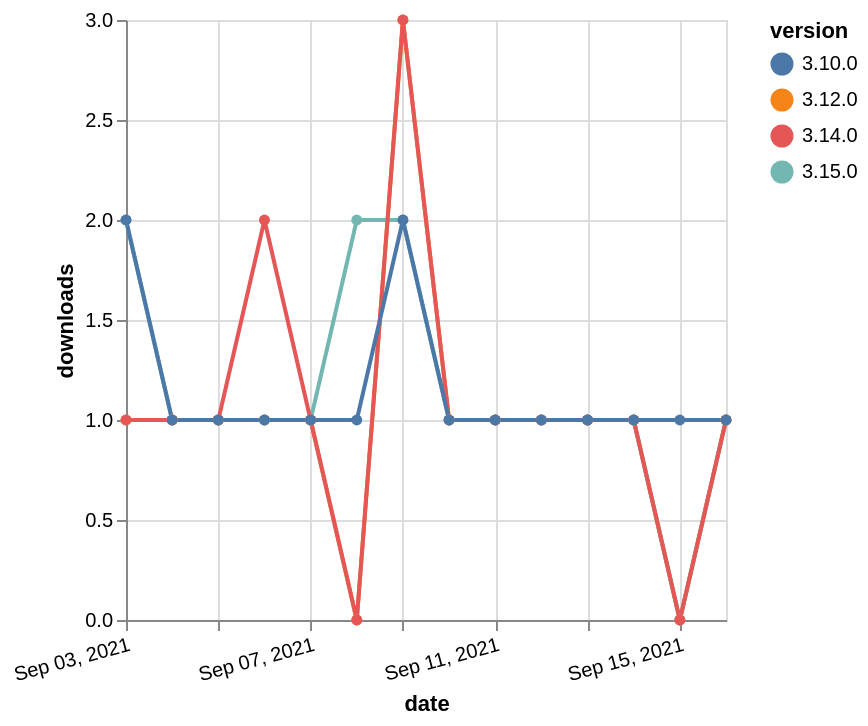

Source (Vega-Lite JSON):
### Vega-Lite specification from a JSON file in a GitHub repository (floating-point values rounded to 4 significant figures)
{"$schema": "https://vega.github.io/schema/vega-lite/v5.json", "description": "A simple bar chart with embedded data.", "data": {"values": [{"date": "2021-09-03", "total": 239, "delta": 1, "version": "3.12.0"}, {"date": "2021-09-04", "total": 240, "delta": 1, "version": "3.12.0"}, {"date": "2021-09-05", "total": 241, "delta": 1, "version": "3.12.0"}, {"date": "2021-09-06", "total": 242, "delta": 1, "version": "3.12.0"}, {"date": "2021-09-07", "total": 243, "delta": 1, "version": "3.12.0"}, {"date": "2021-09-08", "total": 243, "delta": 0, "version": "3.12.0"}, {"date": "2021-09-09", "total": 246, "delta": 3, "version": "3.12.0"}, {"date": "2021-09-10", "total": 247, "delta": 1, "version": "3.12.0"}, {"date": "2021-09-11", "total": 248, "delta": 1, "version": "3.12.0"}, {"date": "2021-09-12", "total": 249, "delta": 1, "version": "3.12.0"}, {"date": "2021-09-13", "total": 250, "delta": 1, "version": "3.12.0"}, {"date": "2021-09-14", "total": 251, "delta": 1, "version": "3.12.0"}, {"date": "2021-09-15", "total": 251, "delta": 0, "version": "3.12.0"}, {"date": "2021-09-16", "total": 252, "delta": 1, "version": "3.12.0"}, {"date": "2021-09-03", "total": 193, "delta": 2, "version": "3.15.0"}, {"date": "2021-09-04", "total": 194, "delta": 1, "version": "3.15.0"}, {"date": "2021-09-05", "total": 195, "delta": 1, "version": "3.15.0"}, {"date": "2021-09-06", "total": 196, "delta": 1, "version": "3.15.0"}, {"date": "2021-09-07", "total": 197, "delta": 1, "version": "3.15.0"}, {"date": "2021-09-08", "total": 199, "delta": 2, "version": "3.15.0"}, {"date": "2021-09-09", "total": 201, "delta": 2, "version": "3.15.0"}, {"date": "2021-09-10", "total": 202, "delta": 1, "version": "3.15.0"}, {"date": "2021-09-11", "total": 203, "delta": 1, "version": "3.15.0"}, {"date": "2021-09-12", "total": 204, "delta": 1, "version": "3.15.0"}, {"date": "2021-09-13", "total": 205, "delta": 1, "version": "3.15.0"}, {"date": "2021-09-14", "total": 206, "delta": 1, "version": "3.15.0"}, {"date": "2021-09-15", "total": 206, "delta": 0, "version": "3.15.0"}, {"date": "2021-09-16", "total": 207, "delta": 1, "version": "3.15.0"}, {"date": "2021-09-03", "total": 268, "delta": 1, "version": "3.14.0"}, {"date": "2021-09-04", "total": 269, "delta": 1, "version": "3.14.0"}, {"date": "2021-09-05", "total": 270, "delta": 1, "version": "3.14.0"}, {"date": "2021-09-06", "total": 272, "delta": 2, "version": "3.14.0"}, {"date": "2021-09-07", "total": 273, "delta": 1, "version": "3.14.0"}, {"date": "2021-09-08", "total": 273, "delta": 0, "version": "3.14.0"}, {"date": "2021-09-09", "total": 276, "delta": 3, "version": "3.14.0"}, {"date": "2021-09-10", "total": 277, "delta": 1, "version": "3.14.0"}, {"date": "2021-09-11", "total": 278, "delta": 1, "version": "3.14.0"}, {"date": "2021-09-12", "total": 279, "delta": 1, "version": "3.14.0"}, {"date": "2021-09-13", "total": 280, "delta": 1, "version": "3.14.0"}, {"date": "2021-09-14", "total": 281, "delta": 1, "version": "3.14.0"}, {"date": "2021-09-15", "total": 281, "delta": 0, "version": "3.14.0"}, {"date": "2021-09-16", "total": 282, "delta": 1, "version": "3.14.0"}, {"date": "2021-09-03", "total": 316, "delta": 2, "version": "3.10.0"}, {"date": "2021-09-04", "total": 317, "delta": 1, "version": "3.10.0"}, {"date": "2021-09-05", "total": 318, "delta": 1, "version": "3.10.0"}, {"date": "2021-09-06", "total": 319, "delta": 1, "version": "3.10.0"}, {"date": "2021-09-07", "total": 320, "delta": 1, "version": "3.10.0"}, {"date": "2021-09-08", "total": 321, "delta": 1, "version": "3.10.0"}, {"date": "2021-09-09", "total": 323, "delta": 2, "version": "3.10.0"}, {"date": "2021-09-10", "total": 324, "delta": 1, "version": "3.10.0"}, {"date": "2021-09-11", "total": 325, "delta": 1, "version": "3.10.0"}, {"date": "2021-09-12", "total": 326, "delta": 1, "version": "3.10.0"}, {"date": "2021-09-13", "total": 327, "delta": 1, "version": "3.10.0"}, {"date": "2021-09-14", "total": 328, "delta": 1, "version": "3.10.0"}, {"date": "2021-09-15", "total": 329, "delta": 1, "version": "3.10.0"}, {"date": "2021-09-16", "total": 330, "delta": 1, "version": "3.10.0"}]}, "width": "container", "mark": {"type": "line", "point": {"filled": true}}, "encoding": {"x": {"field": "date", "type": "temporal", "timeUnit": "yearmonthdate", "title": "date", "axis": {"labelAngle": -15}}, "y": {"field": "delta", "type": "quantitative", "title": "downloads"}, "color": {"field": "version", "type": "nominal"}, "tooltip": {"field": "delta"}}}
